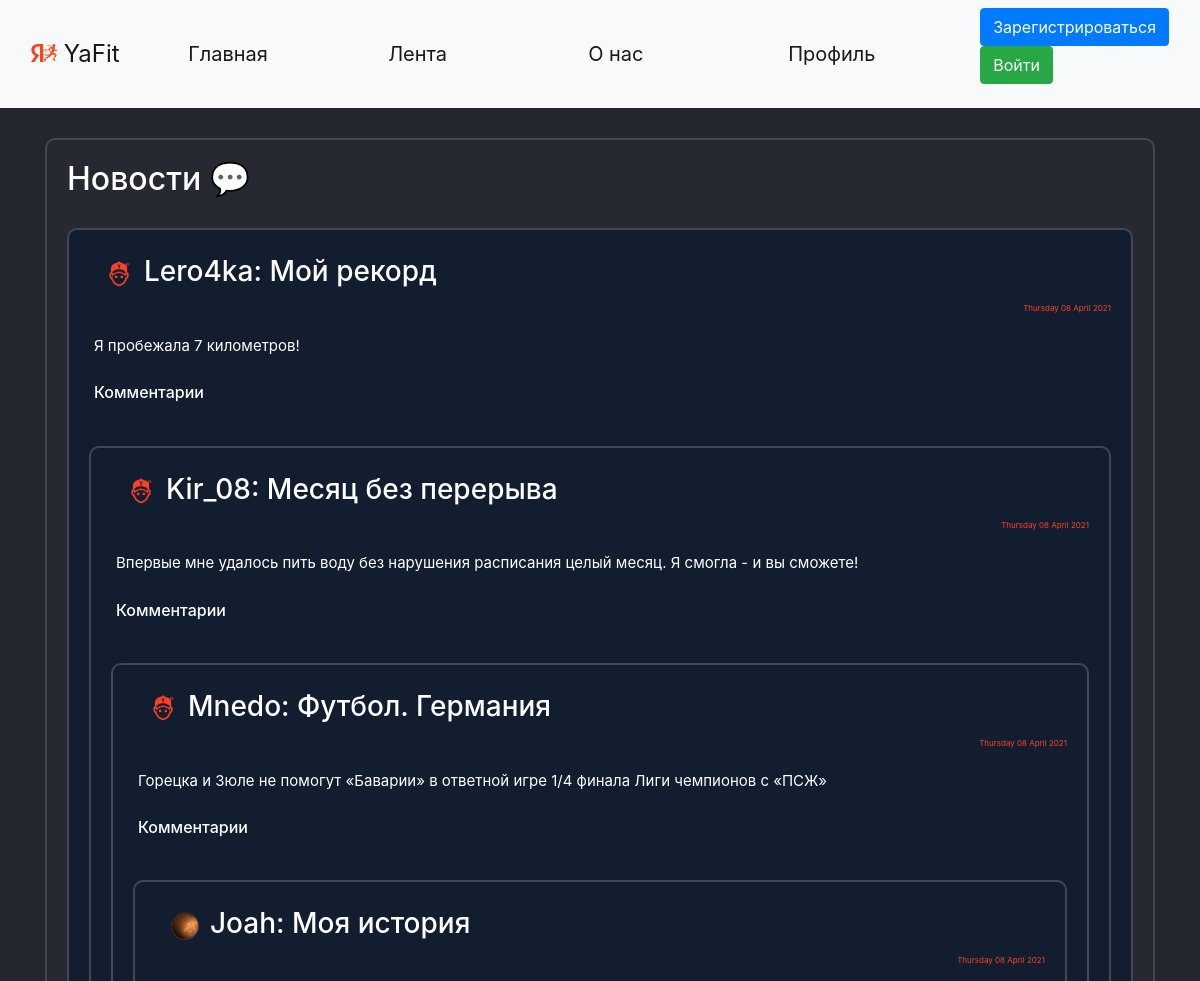
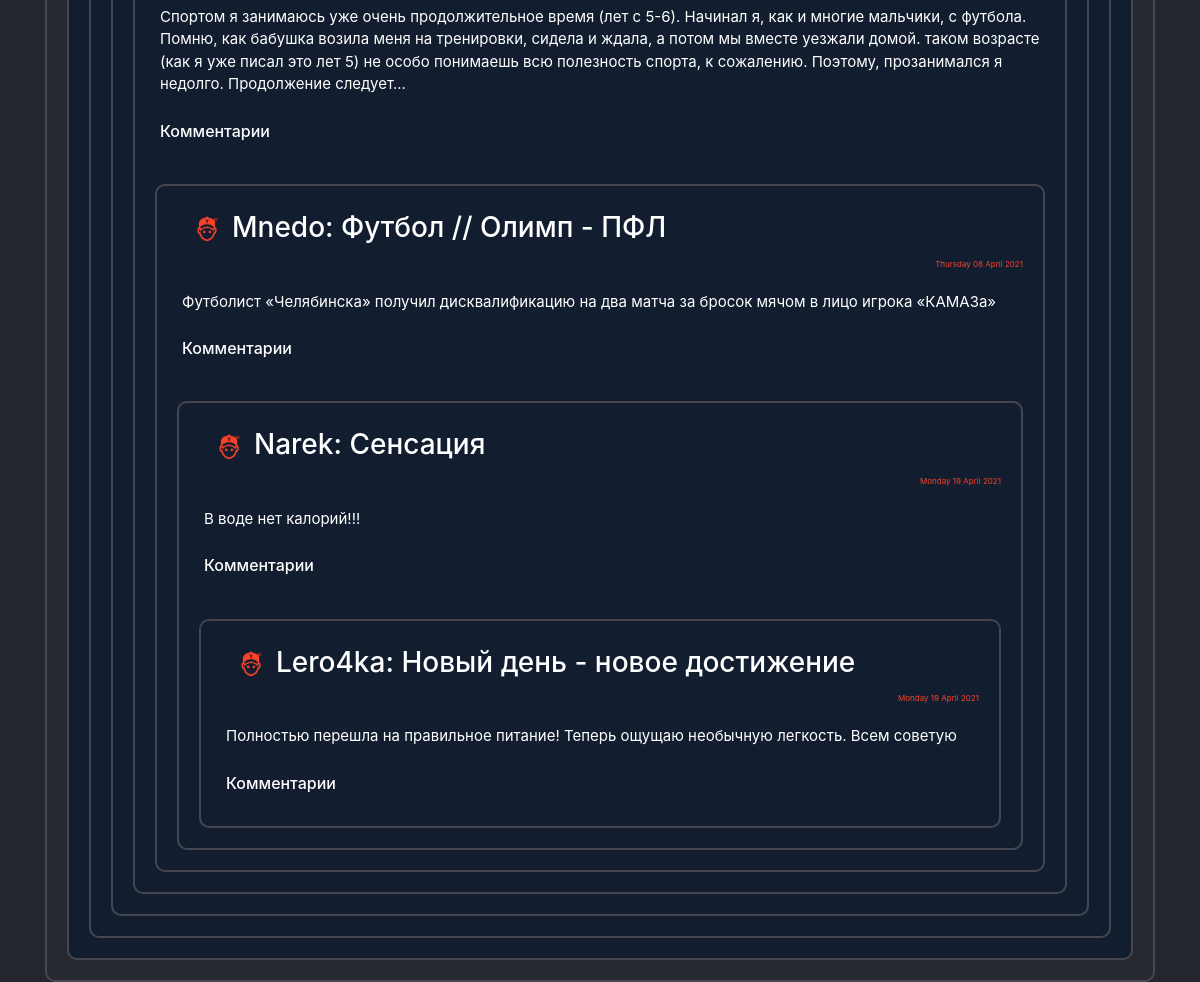
Page /news on the committed database (2 pictures, top to bottom).
### data/users.py (models this page shows, shortened)
class User(SqlAlchemyBase, UserMixin, SerializerMixin):
    __tablename__ = 'users'
    id = sqlalchemy.Column(sqlalchemy.Integer,
                           primary_key=True, autoincrement=True)
    name = sqlalchemy.Column(sqlalchemy.String)
    surname = sqlalchemy.Column(sqlalchemy.String)
    nickname = sqlalchemy.Column(sqlalchemy.String)
    age = sqlalchemy.Column(sqlalchemy.Integer)
    status = sqlalchemy.Column(sqlalchemy.String)
    about = sqlalchemy.Column(sqlalchemy.String)
    email = sqlalchemy.Column(sqlalchemy.String, unique=True)
    hashed_password = sqlalchemy.Column(sqlalchemy.String)
    modified_date = sqlalchemy.Column(sqlalchemy.DateTime, default=datetime.datetime.now)
    city_from = sqlalchemy.Column(sqlalchemy.String)
    habit = sqlalchemy.Column(sqlalchemy.String)  # id_1;id_2
    habits = orm.relation("Habits", back_populates='user')
    news = orm.relation("News", back_populates='user')
    comments = orm.relation("Comments", back_populates='user')

### data/news.py (models this page shows)
class News(SqlAlchemyBase, UserMixin, SerializerMixin):
    __tablename__ = 'news'
    id = sqlalchemy.Column(sqlalchemy.Integer,
                           primary_key=True, autoincrement=True)
    title = sqlalchemy.Column(sqlalchemy.String)
    content = sqlalchemy.Column(sqlalchemy.String)
    created_date = sqlalchemy.Column(sqlalchemy.DateTime,
                                     default=datetime.datetime.now)
    user_id = sqlalchemy.Column(sqlalchemy.Integer,
                                sqlalchemy.ForeignKey("users.id"))
    comms = sqlalchemy.Column(sqlalchemy.String)  # id_1;id_2
    user = orm.relation('User')

### main.py (the view)
@app.route("/news", methods=['GET', 'POST'])
def news():
    db_sess = db_session.create_session()
    rec_news = db_sess.query(News).all()
    top_news = []
    news_index = 0
    path = 'static/img/users_photo/default.jpg'
    for news in rec_news:
        path = ''
        news_index += 1
        creator_nickname = (db_sess.query(User).filter(User.id == news.user_id).first()).nickname
        for images in os.listdir('static/img/users_photo'):
            if images.split('.')[0] == creator_nickname:
                path = 'static/img/users_photo/' + images
        if path == '':
            path = 'static/img/users_photo/default.jpg'
        comments = []
        if news.comms:
            if ';' in news.comms:
                for com_id in news.comms.split(';'):
                    comments.append(db_sess.query(Comments).filter(Comments.id == com_id).first())
            elif len(news.comms) == 1:
                com_id = news.comms
                comments = [db_sess.query(Comments).filter(Comments.id == com_id).first()]
        else:
            comments = []
        if len(comments) > 1:
            comments = sorted(comments, key=lambda x: x.created_date)
        comments_main = []
        for com in comments:
            comentor_nickname = db_sess.query(User).filter(User.id == com.user_id).first().nickname
            comments_main.append({'id': com.id,
                                  'content': com.content,
                                  'created_date': com.created_date.strftime("%A %d %B %Y"),
                                  'creator': comentor_nickname})
        comments = comments_main
        top_news.append({'id': news.id,
                         'title': news.title,
                         'content': news.content,
                         'created_date': news.created_date.strftime("%A %d %B %Y"),
                         'comms': comments,
                         'creator': creator_nickname,
                         'path': path})
    return render_template("news.html", top_news=top_news, path=path, random_id=random.randint(1, 2 ** 16))

### data/db_session.py (called while the page is built)
def create_session() -> Session:
    global __factory
    return __factory()

### templates/news.html (shortened to what this page needs)
{% extends "base.html" %}
{% block content %}
<div class="page_border">
    <h2>Новости &#128172;</h2>
    {% for new in top_news%}
    <div class="page_border" style="background-color: #121d2f !important;">
        <div class="menu_item">
            <h3><a><a><img
                    src={{new['path']}}?dummy={{random_id}} alt="avatar"
                    class="round_avatar"></a></a>{{new['creator']}}: {{new['title']}} </h3>
        </div>
        <div class="reposts">
            <p>{{new['created_date']}}</p>
        </div>
        <div class="menu_item">
            <p>{{new['content']}}</p>
        </div>
        <div class="menu_item">
            <h6>Комментарии
    </div>
    {% endfor %}
</div>
{% endblock %}

### static/css/style.css (style rules this page uses)
body { background-color: #24262f !important; color: white; }
.page_border { background-color: #272932 !important; color: white !important; border: 2px solid #45464F; border-radius: 10px; padding: 20px !important; margin: 0 auto; margin-top: 30px; }
.menu_item { padding: 5px !important; font-size: 15px !important; }
.reposts { color: #FB4229 !important; font-size: 8px !important; text-align: right; }
.round_avatar { margin-left:10px; margin-right:10px; width: 30px !important; height: 30px !important; border-radius: 50px !important; }

### rows in the picture
User: creator "Lero4ka" "Lero4ka"
News: title "Мой рекорд", content "Я пробежала 7 километров!"
User: creator "Kir_08"
News: title "Месяц без перерыва", content "Впервые мне удалось пить воду без нарушения расписания целый месяц. Я смогла - и вы сможете!"
User: creator "Mnedo" "Mnedo"
News: title "Футбол. Германия", content "Горецка и Зюле не помогут «Баварии» в ответной игре 1/4 финала Лиги чемпионов с «ПСЖ»"
User: creator "Joah"
News: title "Моя история", content "Спортом я занимаюсь уже очень продолжительное время (лет с 5-6). Начинал я, как и многие мальчики, с футбола. Помню, как бабушка возила меня на тренировки, сидела и ждала, а потом мы вместе уезжали домой. таком возрасте (как я уже писал это лет 5) не особо понимаешь всю полезность спорта, к сожалению. Поэтому, прозанимался я недолго. Продолжение следует..."
News: title "Футбол // Олимп - ПФЛ", content "Футболист «Челябинска» получил дисквалификацию на два матча за бросок мячом в лицо игрока «КАМАЗа»"
User: creator "Narek"
News: title "Сенсация", content "В воде нет калорий!!!"
News: title "Новый день - новое достижение", content "Полностью перешла на правильное питание! Теперь ощущаю необычную легкость. Всем советую"

### other values in the picture
{{ new['created_date'] }} "Thursday 08 April 2021" "Thursday 08 April 2021" "Thursday 08 April 2021" "Thursday 08 April 2021" "Thursday 08 April 2021" "Monday 19 April 2021" "Monday 19 April 2021"
